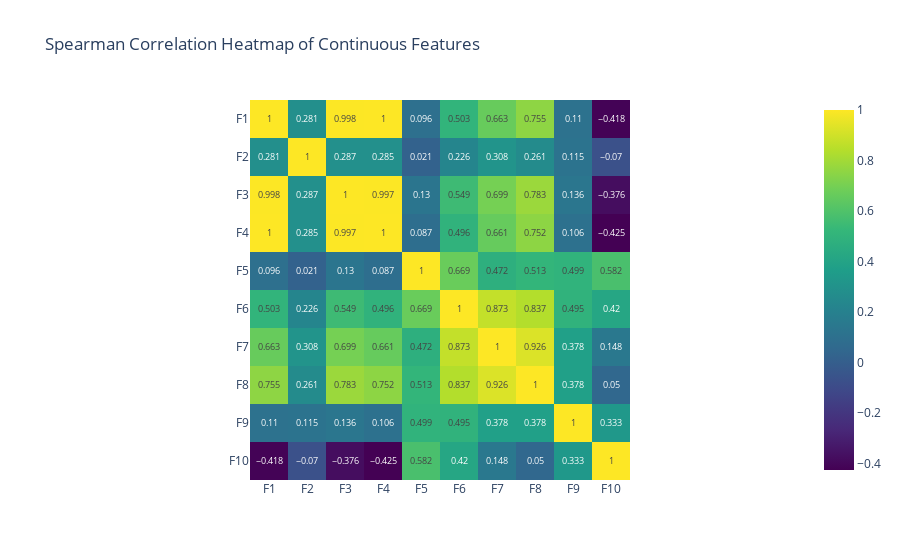

The notebook cell this image was saved under:
### Code cell
# correlation heatmap
spearman_correlation_matrix = eda.correlations(sample_df, type="spearman", printout="heatmap")

### Figure 1 — Plotly figure (JSON) as saved in the notebook; plotly's stock layout.template omitted (floating-point values rounded to 4 significant figures)
{"data": [{"coloraxis": "coloraxis", "hovertemplate": "x: %{x}<br>y: %{y}<br>color: %{z}<extra></extra>", "name": "0", "texttemplate": "%{z}", "type": "heatmap", "x": ["F1", "F2", "F3", "F4", "F5", "F6", "F7", "F8", "F9", "F10"], "xaxis": "x", "y": ["F1", "F2", "F3", "F4", "F5", "F6", "F7", "F8", "F9", "F10"], "yaxis": "y", "z": [[1, 0.281, 0.998, 1, 0.096, 0.503, 0.663, 0.755, 0.11, -0.418], [0.281, 1, 0.287, 0.285, 0.021, 0.226, 0.308, 0.261, 0.115, -0.07], [0.998, 0.287, 1, 0.997, 0.13, 0.549, 0.699, 0.783, 0.136, -0.376], [1, 0.285, 0.997, 1, 0.087, 0.496, 0.661, 0.752, 0.106, -0.425], [0.096, 0.021, 0.13, 0.087, 1, 0.669, 0.472, 0.513, 0.499, 0.582], [0.503, 0.226, 0.549, 0.496, 0.669, 1, 0.873, 0.837, 0.495, 0.42], [0.663, 0.308, 0.699, 0.661, 0.472, 0.873, 1, 0.926, 0.378, 0.148], [0.755, 0.261, 0.783, 0.752, 0.513, 0.837, 0.926, 1, 0.378, 0.05], [0.11, 0.115, 0.136, 0.106, 0.499, 0.495, 0.378, 0.378, 1, 0.333], [-0.418, -0.07, -0.376, -0.425, 0.582, 0.42, 0.148, 0.05, 0.333, 1]]}], "layout": {"coloraxis": {"colorscale": [[0, "#440154"], [0.1111, "#482878"], [0.2222, "#3e4989"], [0.3333, "#31688e"], [0.4444, "#26828e"], [0.5556, "#1f9e89"], [0.6667, "#35b779"], [0.7778, "#6ece58"], [0.8889, "#b5de2b"], [1, "#fde725"]]}, "title": {"text": "Spearman Correlation Heatmap of Continuous Features"}, "xaxis": {"anchor": "y", "constrain": "domain", "domain": [0, 1], "scaleanchor": "y"}, "yaxis": {"anchor": "x", "autorange": "reversed", "constrain": "domain", "domain": [0, 1]}}}
